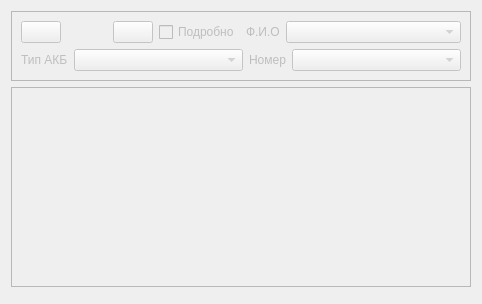
<?xml version="1.0" encoding="UTF-8"?>
<ui version="4.0">
 <class>ZrmReport</class>
 <widget class="QWidget" name="ZrmReport">
  <property name="enabled">
   <bool>false</bool>
  </property>
  <property name="geometry">
   <rect>
    <x>0</x>
    <y>0</y>
    <width>482</width>
    <height>304</height>
   </rect>
  </property>
  <property name="windowTitle">
   <string>Form</string>
  </property>
  <layout class="QVBoxLayout" name="verticalLayout">
   <property name="sizeConstraint">
    <enum>QLayout::SetMinimumSize</enum>
   </property>
   <item>
    <widget class="QFrame" name="frame_2">
     <property name="sizePolicy">
      <sizepolicy hsizetype="Preferred" vsizetype="Maximum">
       <horstretch>0</horstretch>
       <verstretch>0</verstretch>
      </sizepolicy>
     </property>
     <property name="frameShape">
      <enum>QFrame::StyledPanel</enum>
     </property>
     <property name="frameShadow">
      <enum>QFrame::Raised</enum>
     </property>
     <layout class="QVBoxLayout" name="verticalLayout_6">
      <item>
       <layout class="QHBoxLayout" name="horizontalLayout_7">
        <item>
         <widget class="QPushButton" name="tbSavePdf">
          <property name="toolTip">
           <string>Сохранить PDF</string>
          </property>
          <property name="text">
           <string/>
          </property>
          <property name="icon">
           <iconset resource="zrm_resource.qrc">
            <normaloff>:/zrm/icons/save_pdf.png</normaloff>:/zrm/icons/save_pdf.png</iconset>
          </property>
          <property name="iconSize">
           <size>
            <width>32</width>
            <height>32</height>
           </size>
          </property>
         </widget>
        </item>
        <item>
         <widget class="QPushButton" name="tbSaveHtml">
          <property name="toolTip">
           <string>Сохранить HTML</string>
          </property>
          <property name="text">
           <string/>
          </property>
          <property name="icon">
           <iconset resource="zrm_resource.qrc">
            <normaloff>:/zrm/icons/html.png</normaloff>:/zrm/icons/html.png</iconset>
          </property>
          <property name="iconSize">
           <size>
            <width>32</width>
            <height>32</height>
           </size>
          </property>
          <property name="flat">
           <bool>true</bool>
          </property>
         </widget>
        </item>
        <item>
         <widget class="QPushButton" name="tbSaveSql">
          <property name="toolTip">
           <string>Сохранить в БД</string>
          </property>
          <property name="text">
           <string/>
          </property>
          <property name="icon">
           <iconset resource="zrm_resource.qrc">
            <normaloff>:/zrm/icons/report_save.png</normaloff>:/zrm/icons/report_save.png</iconset>
          </property>
          <property name="iconSize">
           <size>
            <width>32</width>
            <height>32</height>
           </size>
          </property>
         </widget>
        </item>
        <item>
         <widget class="QCheckBox" name="cb_report_details">
          <property name="text">
           <string>Подробно</string>
          </property>
         </widget>
        </item>
        <item>
         <widget class="QLabel" name="label_20">
          <property name="sizePolicy">
           <sizepolicy hsizetype="Maximum" vsizetype="Preferred">
            <horstretch>0</horstretch>
            <verstretch>0</verstretch>
           </sizepolicy>
          </property>
          <property name="text">
           <string>Ф.И.О</string>
          </property>
         </widget>
        </item>
        <item>
         <widget class="QComboBox" name="ed_report_maker">
          <property name="sizePolicy">
           <sizepolicy hsizetype="Expanding" vsizetype="Fixed">
            <horstretch>0</horstretch>
            <verstretch>0</verstretch>
           </sizepolicy>
          </property>
         </widget>
        </item>
       </layout>
      </item>
      <item>
       <layout class="QHBoxLayout" name="horizontalLayout_6">
        <item>
         <widget class="QLabel" name="label_21">
          <property name="text">
           <string>Тип АКБ</string>
          </property>
         </widget>
        </item>
        <item>
         <widget class="QComboBox" name="ed_akb_type">
          <property name="sizePolicy">
           <sizepolicy hsizetype="Expanding" vsizetype="Fixed">
            <horstretch>0</horstretch>
            <verstretch>0</verstretch>
           </sizepolicy>
          </property>
         </widget>
        </item>
        <item>
         <widget class="QLabel" name="label_22">
          <property name="text">
           <string>Номер</string>
          </property>
         </widget>
        </item>
        <item>
         <widget class="QComboBox" name="ed_akb_number">
          <property name="sizePolicy">
           <sizepolicy hsizetype="Expanding" vsizetype="Fixed">
            <horstretch>0</horstretch>
            <verstretch>0</verstretch>
           </sizepolicy>
          </property>
         </widget>
        </item>
       </layout>
      </item>
     </layout>
    </widget>
   </item>
   <item>
    <widget class="QTextEdit" name="result_text">
     <property name="readOnly">
      <bool>true</bool>
     </property>
    </widget>
   </item>
   <item>
    <widget class="QtCharts::QChartView" name="chartView" native="true"/>
   </item>
  </layout>
 </widget>
 <customwidgets>
  <customwidget>
   <class>QtCharts::QChartView</class>
   <extends>QWidget</extends>
   <header>QtCharts/qchartview.h</header>
   <container>1</container>
  </customwidget>
 </customwidgets>
 <tabstops>
  <tabstop>tbSaveHtml</tabstop>
  <tabstop>cb_report_details</tabstop>
  <tabstop>result_text</tabstop>
 </tabstops>
 <resources>
  <include location="zrm_resource.qrc"/>
 </resources>
 <connections/>
</ui>
